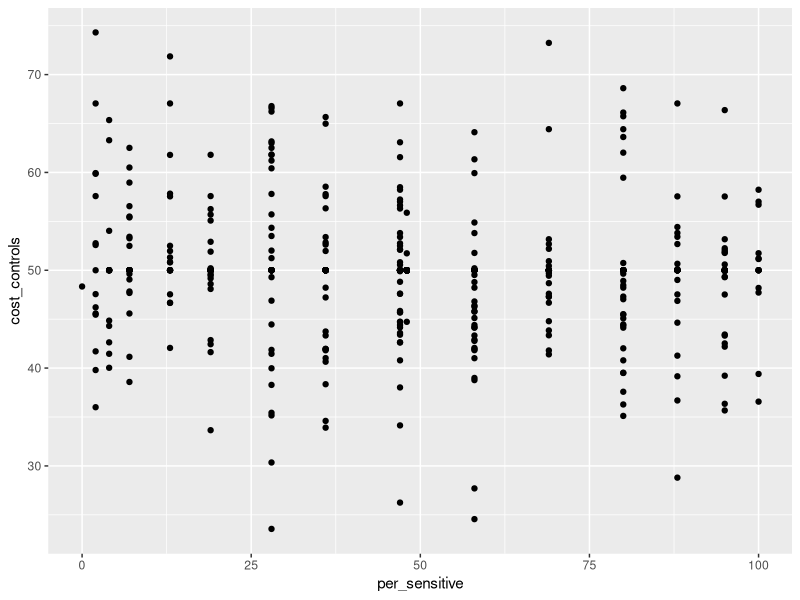
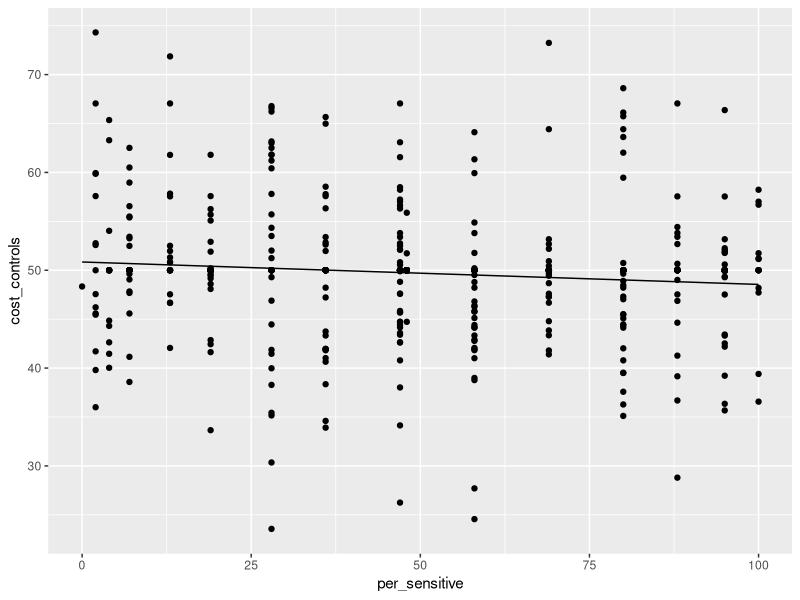
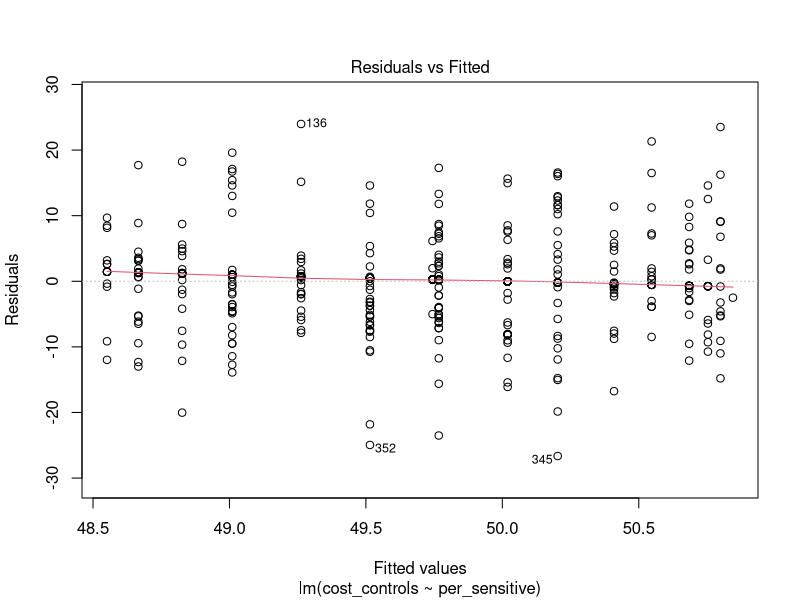
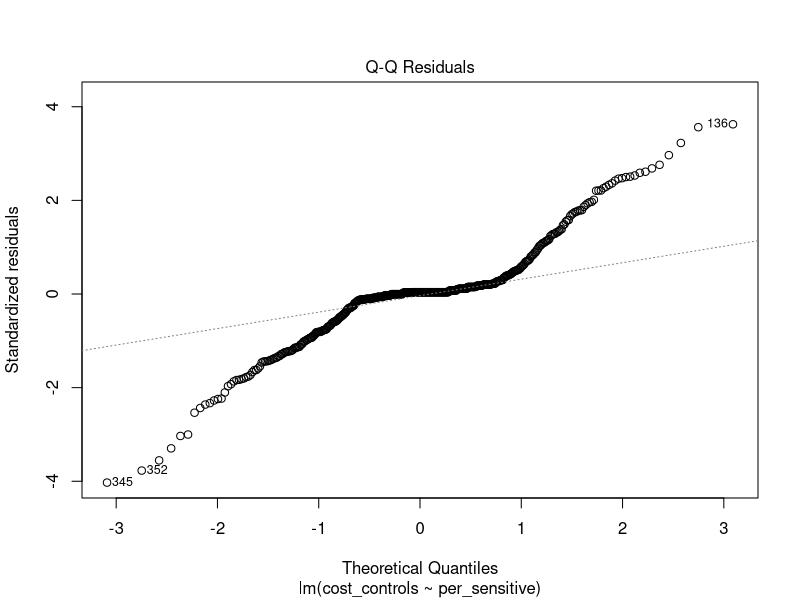

R code for these plots, in order:
#Step 1: Load the dat file "lesson6.dat" in R using read.delim() function.

breachData <- read.delim("lesson6.dat", header = TRUE)

#Step 2: Check the trend that we have in data. We want to make sure if there is a linear trend in the data.
library(ggplot2)
breachPlot <- ggplot(breachData, aes(per_sensitive, cost_controls)) # this command is used to create the empty canvas (first layer)
breachPlot + geom_point() # this command is used to create the base plot representing data with data points


#Step 3: Run a regression analysis using the lm() function.

regBreach <- lm(cost_controls ~ per_sensitive, data = breachData)
#where const_controls is outcome variable and per_sensitive is predictor.

#Step 4: Use summary () function to generate output of the regression analysis.

summary(regBreach)

#Step 5: Insert the regression model into ggplot in order to add a line to the scatterplot. 

breachPlot + geom_point() + geom_line(data=fortify(regBreach), aes(x=per_sensitive, y=.fitted)) # use geom_line () function. It adds the line to the base plot by using the fortified fit data, plotting the x vs. the fitted values.



# Step 6: Test the assumption of 'Independence of Observations' running the Durbin-Watson test on your regression model.
          #we use the dwt() function for running this test.
          #To run this test, you’ll first need to install and load the “car” package.

install.packages("car")
library(car)
dwt(regBreach)


# Step 7: Evaluate the homogeniety of variance by plotting the residuals agains the fitted/predicted values.
    # substitute regBreach with the name of your regression model.   
    # In the syntax below, the argument “which = 1” specifies that we would like to see only the first set of diagnostics on our linear model, which is a plot of residuals against our fitted/predicted values.

plot(regBreach, which = 1)   


#Step 8: Evaluate the normality by plotting the residuals against what we would theoretically expect them to be if our data was normal.
    #substitute regBreach with the name of your regression model.       
    #In the syntax below, the argument "which = 2" specifies that we would like to see only the second set of diagnostics on our linear model, which is a Normal Q-Q plot

plot(regBreach, which = 2)   

# Step 9: The normality can also be evaluated by using the Shapiro-Wilk Test. To do so, we should first create residuals in our data frame by using the following sytax.

breachData$residuals <- resid(regBreach) # where regBreachk is the object used to store the results of our analysis.
                                    # resid() is the function that is used to create residuals
                                    # residuals is the name of new column that consists of residuals.
                                    # cyberdata is our data frame
shapiro.test(breachData$residuals)


#Step 10: Use the following syntax to standardize your residuals. We will use standardized residuals to detect if you have outliers and where they are.
#You’ll need to replace breachData with the name of your data frame and regBreach with your regression model
# When you run the following syntax, a new variable called "std.r" is added to your data frame.
# An observation with a standardized residual that is larger than 2 (in absolute value) is deemed to be an outlier.
breachData$std.r <- rstandard(regBreach) 
